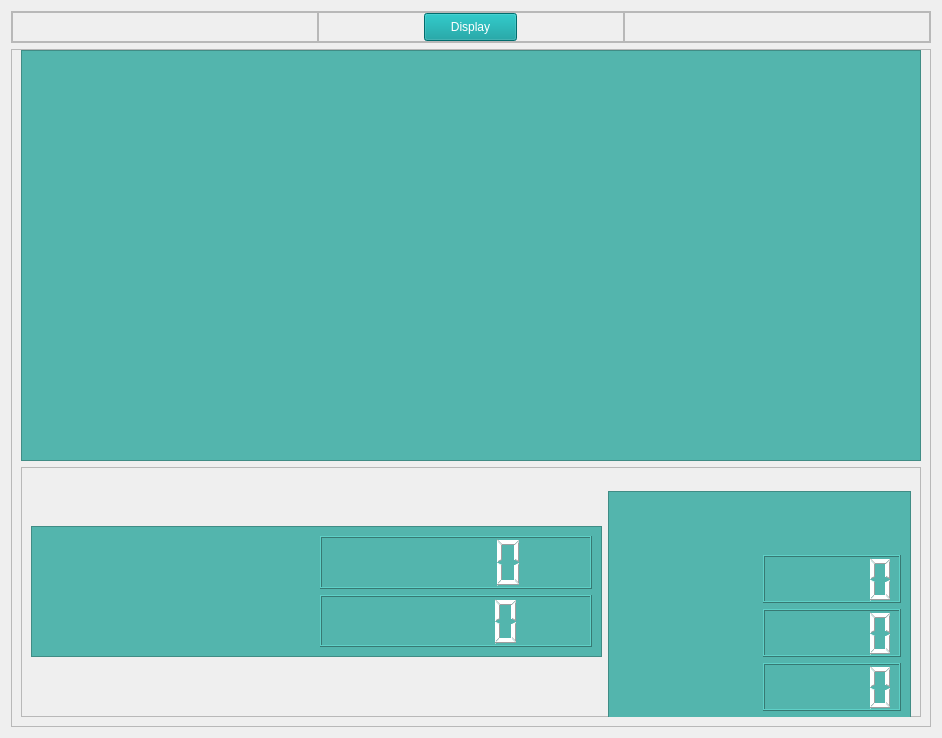
            <widget class="QWidget" name="Statistics_D">
             <layout class="QVBoxLayout" name="verticalLayout_35">
              <item>
               <widget class="QFrame" name="frame_64">
                <property name="minimumSize">
                 <size>
                  <width>0</width>
                  <height>32</height>
                 </size>
                </property>
                <property name="maximumSize">
                 <size>
                  <width>16777215</width>
                  <height>32</height>
                 </size>
                </property>
                <property name="frameShape">
                 <enum>QFrame::StyledPanel</enum>
                </property>
                <property name="frameShadow">
                 <enum>QFrame::Raised</enum>
                </property>
                <layout class="QHBoxLayout" name="horizontalLayout_47">
                 <property name="spacing">
                  <number>0</number>
                 </property>
                 <property name="leftMargin">
                  <number>0</number>
                 </property>
                 <property name="topMargin">
                  <number>0</number>
                 </property>
                 <property name="rightMargin">
                  <number>0</number>
                 </property>
                 <property name="bottomMargin">
                  <number>0</number>
                 </property>
                 <item>
                  <widget class="QFrame" name="frame_65">
                   <property name="styleSheet">
                    <string notr="true"/>
                   </property>
                   <property name="frameShape">
                    <enum>QFrame::StyledPanel</enum>
                   </property>
                   <property name="frameShadow">
                    <enum>QFrame::Raised</enum>
                   </property>
                  </widget>
                 </item>
                 <item>
                  <widget class="QFrame" name="frame_66">
                   <property name="maximumSize">
                    <size>
                     <width>16777215</width>
                     <height>30</height>
                    </size>
                   </property>
                   <property name="styleSheet">
                    <string notr="true">QPushButton{
	background-color: rgb(0, 151, 152);
	color: #fff;
}
QPushButton:hover{
    border-color: rgb(255, 255, 255);
	background-color: rgb(0, 181, 182);
}
QPushButton:pressed {
	background-color:  rgb(0, 191, 192);
	border-bottom: 2px solid rgb(255, 165, 24);
}</string>
                   </property>
                   <property name="frameShape">
                    <enum>QFrame::StyledPanel</enum>
                   </property>
                   <property name="frameShadow">
                    <enum>QFrame::Raised</enum>
                   </property>
                   <layout class="QHBoxLayout" name="horizontalLayout_48">
                    <property name="spacing">
                     <number>0</number>
                    </property>
                    <property name="leftMargin">
                     <number>0</number>
                    </property>
                    <property name="topMargin">
                     <number>0</number>
                    </property>
                    <property name="rightMargin">
                     <number>0</number>
                    </property>
                    <property name="bottomMargin">
                     <number>0</number>
                    </property>
                    <item>
                     <widget class="QPushButton" name="pushButton_9">
                      <property name="minimumSize">
                       <size>
                        <width>93</width>
                        <height>28</height>
                       </size>
                      </property>
                      <property name="maximumSize">
                       <size>
                        <width>93</width>
                        <height>28</height>
                       </size>
                      </property>
                      <property name="text">
                       <string>Display</string>
                      </property>
                     </widget>
                    </item>
                   </layout>
                  </widget>
                 </item>
                 <item>
                  <widget class="QFrame" name="frame_67">
                   <property name="styleSheet">
                    <string notr="true"/>
                   </property>
                   <property name="frameShape">
                    <enum>QFrame::StyledPanel</enum>
                   </property>
                   <property name="frameShadow">
                    <enum>QFrame::Raised</enum>
                   </property>
                  </widget>
                 </item>
                </layout>
               </widget>
              </item>
              <item>
               <widget class="QFrame" name="frame_40">
                <property name="sizePolicy">
                 <sizepolicy hsizetype="Minimum" vsizetype="Minimum">
                  <horstretch>0</horstretch>
                  <verstretch>0</verstretch>
                 </sizepolicy>
                </property>
                <property name="frameShape">
                 <enum>QFrame::StyledPanel</enum>
                </property>
                <property name="frameShadow">
                 <enum>QFrame::Raised</enum>
                </property>
                <layout class="QVBoxLayout" name="verticalLayout_34">
                 <property name="topMargin">
                  <number>0</number>
                 </property>
                 <item alignment="Qt::AlignHCenter">
                  <widget class="QFrame" name="Stats_1_D">
                   <property name="minimumSize">
                    <size>
                     <width>900</width>
                     <height>411</height>
                    </size>
                   </property>
                   <property name="maximumSize">
                    <size>
                     <width>900</width>
                     <height>411</height>
                    </size>
                   </property>
                   <property name="styleSheet">
                    <string notr="true">background-color: rgb(83, 181, 173);
</string>
                   </property>
                   <property name="frameShape">
                    <enum>QFrame::StyledPanel</enum>
                   </property>
                   <property name="frameShadow">
                    <enum>QFrame::Raised</enum>
                   </property>
                   <layout class="QVBoxLayout" name="verticalLayout_14">
                    <property name="leftMargin">
                     <number>10</number>
                    </property>
                    <property name="topMargin">
                     <number>0</number>
                    </property>
                    <property name="rightMargin">
                     <number>10</number>
                    </property>
                    <property name="bottomMargin">
                     <number>20</number>
                    </property>
                    <item>
                     <widget class="QLabel" name="T1_D">
                      <property name="font">
                       <font>
                        <family>MS Shell Dlg 2</family>
                        <pointsize>13</pointsize>
                        <weight>50</weight>
                        <italic>false</italic>
                        <bold>false</bold>
                       </font>
                      </property>
                      <property name="styleSheet">
                       <string notr="true">color: rgb(255, 255, 255);
font: 13pt &quot;MS Shell Dlg 2&quot;;</string>
                      </property>
                      <property name="text">
                       <string/>
                      </property>
                      <property name="wordWrap">
                       <bool>false</bool>
                      </property>
                     </widget>
                    </item>
                    <item>
                     <widget class="QLabel" name="T2_D">
                      <property name="styleSheet">
                       <string notr="true">color: rgb(255, 255, 255);
font: 13pt &quot;MS Shell Dlg 2&quot;;</string>
                      </property>
                      <property name="text">
                       <string/>
                      </property>
                      <property name="wordWrap">
                       <bool>false</bool>
                      </property>
                     </widget>
                    </item>
                    <item>
                     <widget class="QLabel" name="T3_D">
                      <property name="styleSheet">
                       <string notr="true">color: rgb(255, 255, 255);
font: 13pt &quot;MS Shell Dlg 2&quot;;</string>
                      </property>
                      <property name="text">
                       <string/>
                      </property>
                      <property name="wordWrap">
                       <bool>false</bool>
                      </property>
                     </widget>
                    </item>
                    <item>
                     <widget class="QLabel" name="T4_D">
                      <property name="styleSheet">
                       <string notr="true">color: rgb(255, 255, 255);
font: 13pt &quot;MS Shell Dlg 2&quot;;</string>
                      </property>
                      <property name="text">
                       <string/>
                      </property>
                      <property name="wordWrap">
                       <bool>false</bool>
                      </property>
                     </widget>
                    </item>
                    <item>
                     <widget class="QLabel" name="T5_D">
                      <property name="styleSheet">
                       <string notr="true">color: rgb(255, 255, 255);
font: 13pt &quot;MS Shell Dlg 2&quot;;</string>
                      </property>
                      <property name="text">
                       <string/>
                      </property>
                      <property name="wordWrap">
                       <bool>false</bool>
                      </property>
                     </widget>
                    </item>
                    <item>
                     <widget class="QLabel" name="T6_D">
                      <property name="styleSheet">
                       <string notr="true">color: rgb(255, 255, 255);
font: 13pt &quot;MS Shell Dlg 2&quot;;</string>
                      </property>
                      <property name="text">
                       <string/>
                      </property>
                      <property name="wordWrap">
                       <bool>false</bool>
                      </property>
                     </widget>
                    </item>
                    <item>
                     <widget class="QLabel" name="T7_D">
                      <property name="styleSheet">
                       <string notr="true">color: rgb(255, 255, 255);
font: 13pt &quot;MS Shell Dlg 2&quot;;</string>
                      </property>
                      <property name="text">
                       <string/>
                      </property>
                      <property name="wordWrap">
                       <bool>false</bool>
                      </property>
                     </widget>
                    </item>
                   </layout>
                  </widget>
                 </item>
                 <item>
                  <widget class="QFrame" name="frame_41">
                   <property name="frameShape">
                    <enum>QFrame::StyledPanel</enum>
                   </property>
                   <property name="frameShadow">
                    <enum>QFrame::Raised</enum>
                   </property>
                   <layout class="QHBoxLayout" name="horizontalLayout_33">
                    <item>
                     <widget class="QFrame" name="Stats_2_D">
                      <property name="minimumSize">
                       <size>
                        <width>571</width>
                        <height>131</height>
                       </size>
                      </property>
                      <property name="maximumSize">
                       <size>
                        <width>571</width>
                        <height>131</height>
                       </size>
                      </property>
                      <property name="styleSheet">
                       <string notr="true">background-color: rgb(83, 181, 173);
</string>
                      </property>
                      <property name="frameShape">
                       <enum>QFrame::StyledPanel</enum>
                      </property>
                      <property name="frameShadow">
                       <enum>QFrame::Raised</enum>
                      </property>
                      <layout class="QGridLayout" name="gridLayout_12">
                       <item row="0" column="0">
                        <widget class="QLabel" name="total_pes_D">
                         <property name="styleSheet">
                          <string notr="true">color: rgb(255, 255, 255);
font: 12pt &quot;Calibri&quot;;</string>
                         </property>
                         <property name="text">
                          <string/>
                         </property>
                        </widget>
                       </item>
                       <item row="1" column="0">
                        <widget class="QLabel" name="total_defect_D">
                         <property name="styleSheet">
                          <string notr="true">color: rgb(255, 255, 255);
font: 12pt &quot;Calibri&quot;;</string>
                         </property>
                         <property name="text">
                          <string/>
                         </property>
                        </widget>
                       </item>
                       <item row="0" column="1">
                        <widget class="QLCDNumber" name="num_pes_D">
                         <property name="styleSheet">
                          <string notr="true">color: rgb(255, 255, 255);</string>
                         </property>
                        </widget>
                       </item>
                       <item row="1" column="1">
                        <widget class="QLCDNumber" name="num_defect_D">
                         <property name="styleSheet">
                          <string notr="true">color: rgb(255, 255, 255);</string>
                         </property>
                        </widget>
                       </item>
                      </layout>
                     </widget>
                    </item>
                    <item>
                     <widget class="QFrame" name="Stats_3_D">
                      <property name="minimumSize">
                       <size>
                        <width>0</width>
                        <height>230</height>
                       </size>
                      </property>
                      <property name="maximumSize">
                       <size>
                        <width>601</width>
                        <height>201</height>
                       </size>
                      </property>
                      <property name="styleSheet">
                       <string notr="true">background-color: rgb(83, 181, 173);
</string>
                      </property>
                      <property name="frameShape">
                       <enum>QFrame::StyledPanel</enum>
                      </property>
                      <property name="frameShadow">
                       <enum>QFrame::Raised</enum>
                      </property>
                      <layout class="QGridLayout" name="gridLayout_21">
                       <item row="1" column="1">
                        <widget class="QLCDNumber" name="numd1_D">
                         <property name="styleSheet">
                          <string notr="true">color: rgb(255, 255, 255);</string>
                         </property>
                        </widget>
                       </item>
                       <item row="3" column="0">
                        <widget class="QLabel" name="d3_D">
                         <property name="styleSheet">
                          <string notr="true">color: rgb(255, 255, 255);
font: 12pt &quot;Calibri&quot;;</string>
                         </property>
                         <property name="text">
                          <string/>
                         </property>
                        </widget>
                       </item>
                       <item row="2" column="0">
                        <widget class="QLabel" name="d2_D">
                         <property name="styleSheet">
                          <string notr="true">color: rgb(255, 255, 255);
font: 12pt &quot;Calibri&quot;;</string>
                         </property>
                         <property name="text">
                          <string/>
                         </property>
                        </widget>
                       </item>
                       <item row="2" column="1">
                        <widget class="QLCDNumber" name="numd2_D">
                         <property name="styleSheet">
                          <string notr="true">color: rgb(255, 255, 255);</string>
                         </property>
                        </widget>
                       </item>
                       <item row="1" column="0">
                        <widget class="QLabel" name="de1_D">
                         <property name="styleSheet">
                          <string notr="true">color: rgb(255, 255, 255);
font: 12pt &quot;Calibri&quot;;</string>
                         </property>
                         <property name="text">
                          <string/>
                         </property>
                        </widget>
                       </item>
                       <item row="3" column="1">
                        <widget class="QLCDNumber" name="numd3_D">
                         <property name="styleSheet">
                          <string notr="true">color: rgb(255, 255, 255);</string>
                         </property>
                        </widget>
                       </item>
                       <item row="0" column="0" colspan="2">
                        <widget class="QLabel" name="label_5">
                         <property name="styleSheet">
                          <string notr="true">color: rgb(255, 255, 255);
font: 75 12pt &quot;Calibri&quot;;</string>
                         </property>
                         <property name="text">
                          <string/>
                         </property>
                        </widget>
                       </item>
                      </layout>
                     </widget>
                    </item>
                   </layout>
                  </widget>
                 </item>
                </layout>
               </widget>
              </item>
             </layout>
            </widget>
